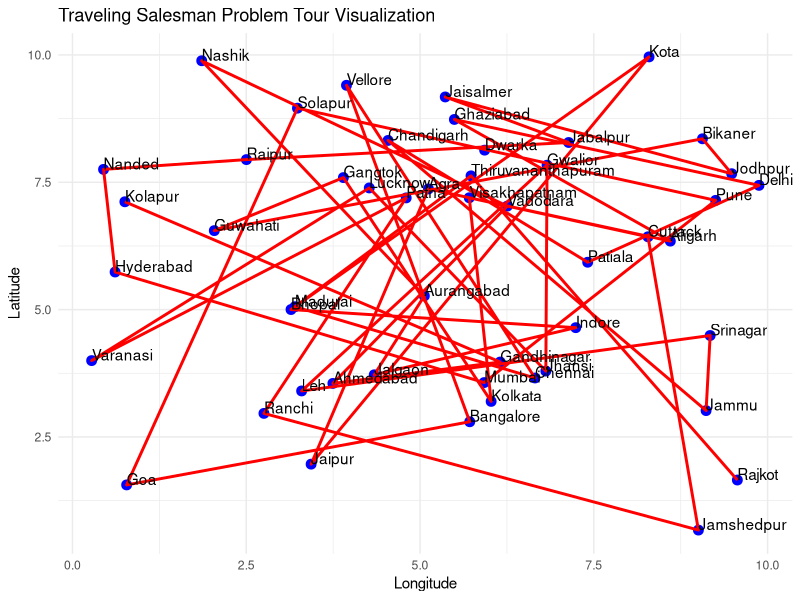

Here is the R script that generated this plot:
library(igraph)

# Load distance matrix from "IndianCitiesDataset.csv"
distMatrix <- as.matrix(read.csv("IndianCitiesDataset.csv", row.names=1))

# Create a graph from the distance matrix
g <- graph_from_adjacency_matrix(distMatrix, mode="undirected", weighted=TRUE)

# Compute the Minimum Spanning Tree
mst <- mst(g)

# Perform a depth-first search to get a tour
dfs_result <- dfs(mst, root=1, order=TRUE)
tour <- as.numeric(dfs_result$order)

# Ensure 'tour' is a valid numeric vector
if (!is.numeric(tour) || anyNA(tour)) {
  stop("Error: 'tour' is not a valid numeric vector")
}

# Add the start city at the end to complete the loop
tour <- c(tour, tour[1])

# Calculate the tour length
tourLength <- function(tour, distMatrix) {
  route <- embed(tour, 2)[, 2:1]
  sum(distMatrix[cbind(route[,1], route[,2])])
}
length <- tourLength(tour, distMatrix)

print(length)

install.packages("ggplot2")

# Load required packages
library(ggplot2)

# Example coordinates of cities (replace with your own data)
city_coordinates <- data.frame(
  City = dfs_result$order,  # Assuming dfs_result$order contains city names
  X = runif(length(dfs_result$order), min = 0, max = 10),  # Random X coordinates
  Y = runif(length(dfs_result$order), min = 0, max = 10)   # Random Y coordinates
)

# Create a dataframe with the tour path
tour_path <- data.frame(
  from = tour[-length(tour)],  # From city
  to = tour[-1]                 # To city
)

# Convert igraph.vs objects to data frames
city_coordinates <- data.frame(
  City = as.character(V(g)$name),  # Assuming city names are stored as 'name' attribute in the graph
  X = runif(vcount(g), min = 0, max = 10),  # Random X coordinates
  Y = runif(vcount(g), min = 0, max = 10)   # Random Y coordinates
)

# Create a dataframe with the tour path
tour_path <- data.frame(
  from = dfs_result$order[-length(dfs_result$order)],  # From city (excluding the last one)
  to = dfs_result$order[-1]                            # To city (excluding the first one)
)

# Plot the cities and tour
ggplot() +
  # Plot cities
  geom_point(data = city_coordinates, aes(x = X, y = Y), color = "blue", size = 3) +
  # Plot tour
  geom_path(data = tour_path, aes(x = city_coordinates$X[from], y = city_coordinates$Y[from], 
                                  xend = city_coordinates$X[to], yend = city_coordinates$Y[to]), 
            color = "red", size = 1) +
  # Add labels
  geom_text(data = city_coordinates, aes(x = X, y = Y, label = City), hjust = 0, vjust = 0) +
  # Set plot labels and title
  labs(x = "Longitude", y = "Latitude", title = "Traveling Salesman Problem Tour Visualization") +
  # Add theme
  theme_minimal()

